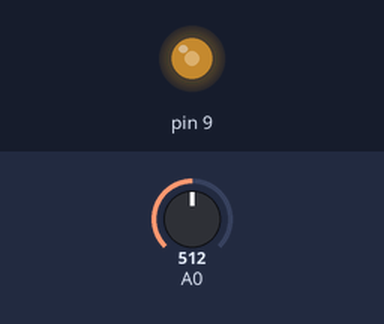
A sketch run on a simulated Arduino Uno, built with avr-gcc and run on an emulated ATmega328P. Shown: output pins drawn as LEDs (lit = HIGH). Inputs (shaded band) come from the test bench; at power-on: A0 = 512.

Above: at 1.2 s.
1.3 s: A0 set to 716
At 1.8 s:
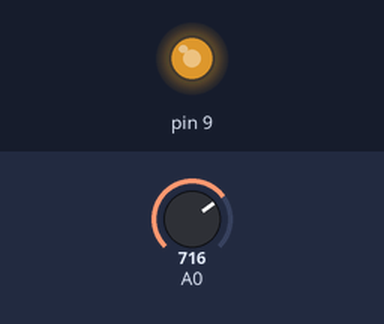
2.8 s: A0 set to 900
At 4.0 s:
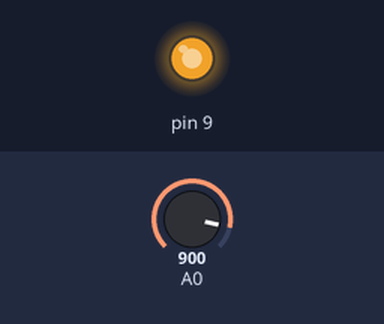
4.3 s: A0 set to 122
At 5.3 s:
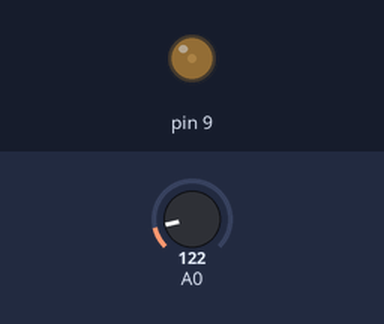
5.8 s: A0 set to 0
At 6.4 s:
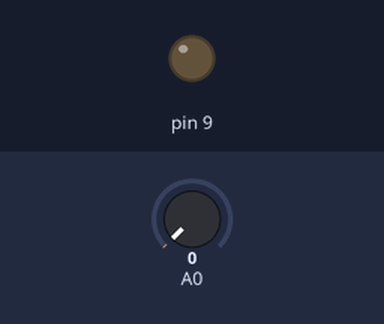
7.3 s: A0 set to 511
At 7.6 s:
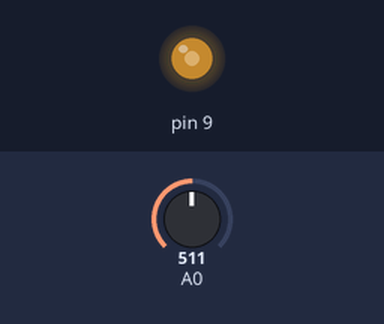
Timing chart, 0 to 9.8 s (numbered marks = the images above; inputs shaded):
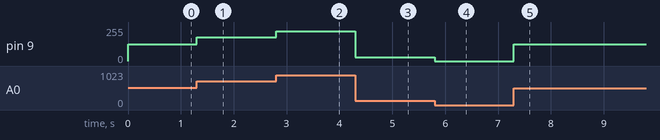

Measured:
- after the input at 1.3 s, pin 9: 127/255 → 178/255 at once
- after the input at 2.8 s, pin 9: 178/255 → 224/255 at once
- after the input at 4.3 s, pin 9: 224/255 → 30/255 at once
- after the input at 5.8 s, pin 9: 30/255 → 0/255 at once
- after the input at 7.3 s, pin 9: 0/255 → 127/255 at once

The sketch:

03.map__.ino
```cpp
/* Map an analog value to 8 bits (0 to 255) */
void setup() {}

void loop() {
    int val = analogRead(0);
    val = map(val, 0, 1023, 0, 255);
    analogWrite(9, val);
}
```
